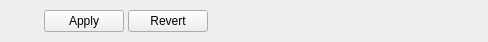
<?xml version="1.0" encoding="UTF-8"?>
<ui version="4.0">
 <class>EffectEditor</class>
 <widget class="QWidget" name="EffectEditor">
  <property name="geometry">
   <rect>
    <x>0</x>
    <y>0</y>
    <width>488</width>
    <height>42</height>
   </rect>
  </property>
  <property name="windowTitle">
   <string notr="true"/>
  </property>
  <layout class="QHBoxLayout" name="horizontalLayout_3">
   <property name="leftMargin">
    <number>0</number>
   </property>
   <property name="topMargin">
    <number>0</number>
   </property>
   <property name="rightMargin">
    <number>0</number>
   </property>
   <property name="bottomMargin">
    <number>0</number>
   </property>
   <item>
    <layout class="QHBoxLayout" name="horizontalLayout_2">
     <property name="spacing">
      <number>4</number>
     </property>
     <item>
      <widget class="QFrame" name="editorPanel">
       <property name="sizePolicy">
        <sizepolicy hsizetype="Minimum" vsizetype="Maximum">
         <horstretch>0</horstretch>
         <verstretch>1</verstretch>
        </sizepolicy>
       </property>
       <property name="minimumSize">
        <size>
         <width>40</width>
         <height>40</height>
        </size>
       </property>
       <property name="frameShape">
        <enum>QFrame::NoFrame</enum>
       </property>
       <property name="frameShadow">
        <enum>QFrame::Plain</enum>
       </property>
       <property name="lineWidth">
        <number>0</number>
       </property>
      </widget>
     </item>
     <item>
      <layout class="QHBoxLayout" name="horizontalLayout">
       <property name="spacing">
        <number>4</number>
       </property>
       <item>
        <widget class="QPushButton" name="applyButton">
         <property name="sizePolicy">
          <sizepolicy hsizetype="Minimum" vsizetype="Fixed">
           <horstretch>0</horstretch>
           <verstretch>0</verstretch>
          </sizepolicy>
         </property>
         <property name="text">
          <string>Apply</string>
         </property>
        </widget>
       </item>
       <item>
        <widget class="QPushButton" name="revertButton">
         <property name="text">
          <string>Revert</string>
         </property>
        </widget>
       </item>
      </layout>
     </item>
     <item>
      <spacer name="horizontalSpacer">
       <property name="orientation">
        <enum>Qt::Horizontal</enum>
       </property>
       <property name="sizeHint" stdset="0">
        <size>
         <width>40</width>
         <height>20</height>
        </size>
       </property>
      </spacer>
     </item>
    </layout>
   </item>
  </layout>
 </widget>
 <resources/>
 <connections/>
</ui>
